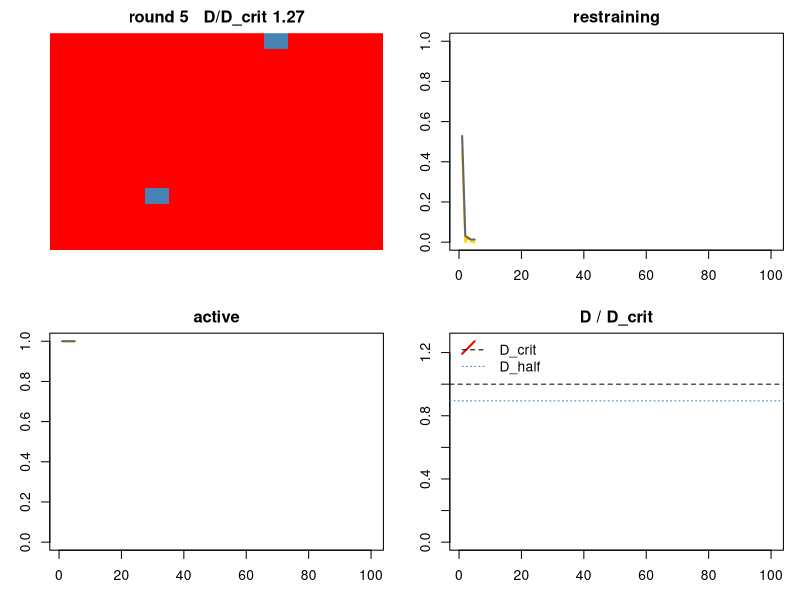
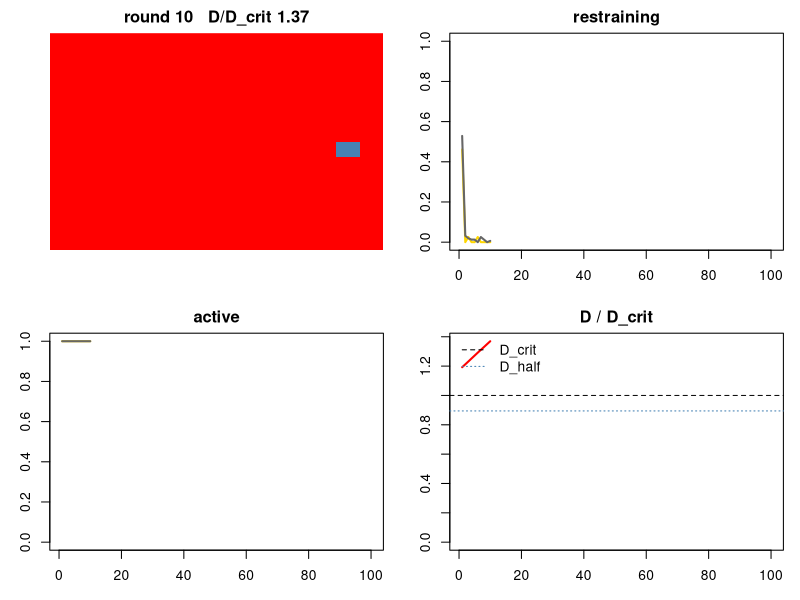
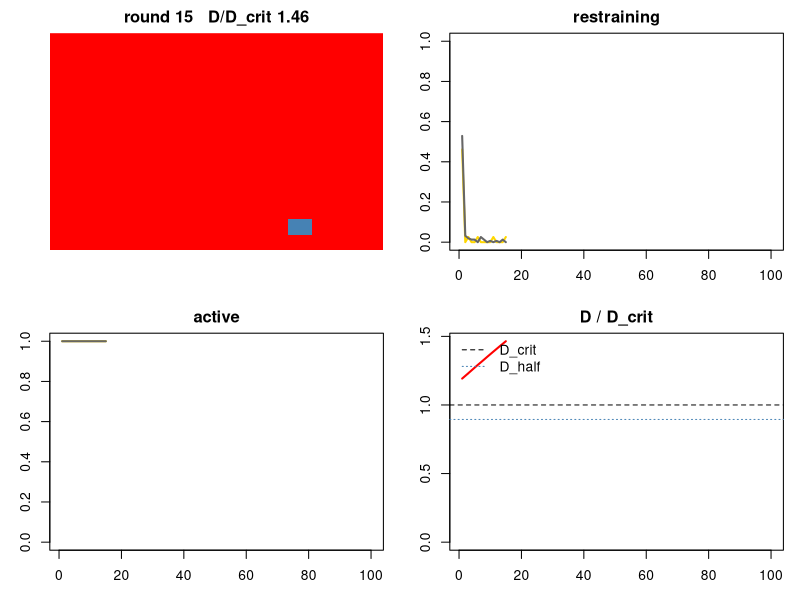
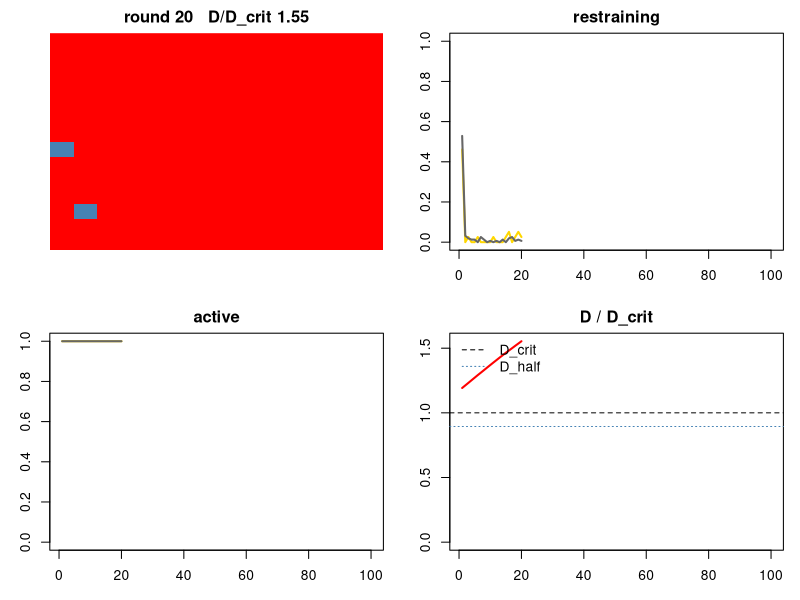
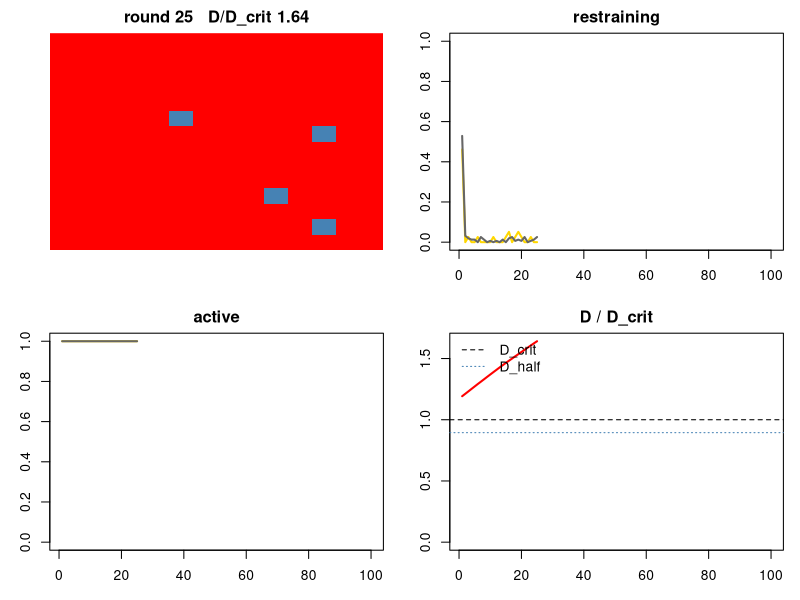
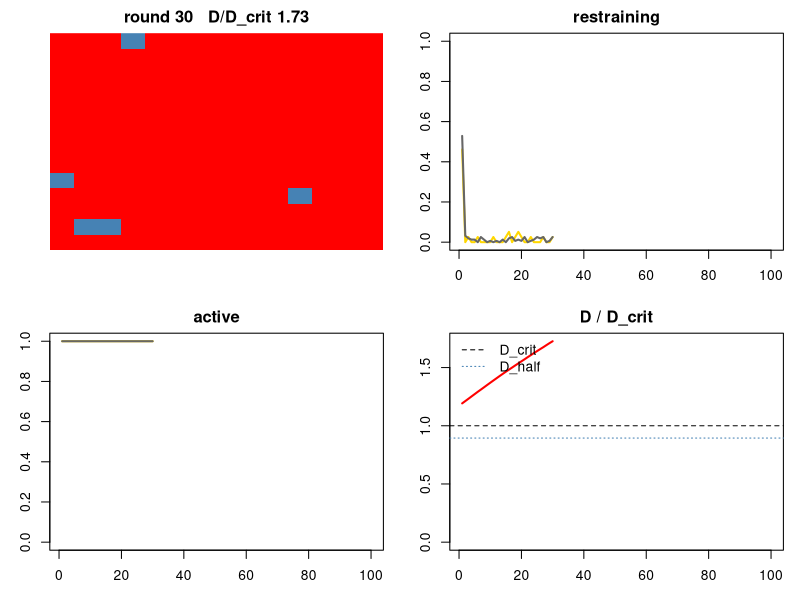
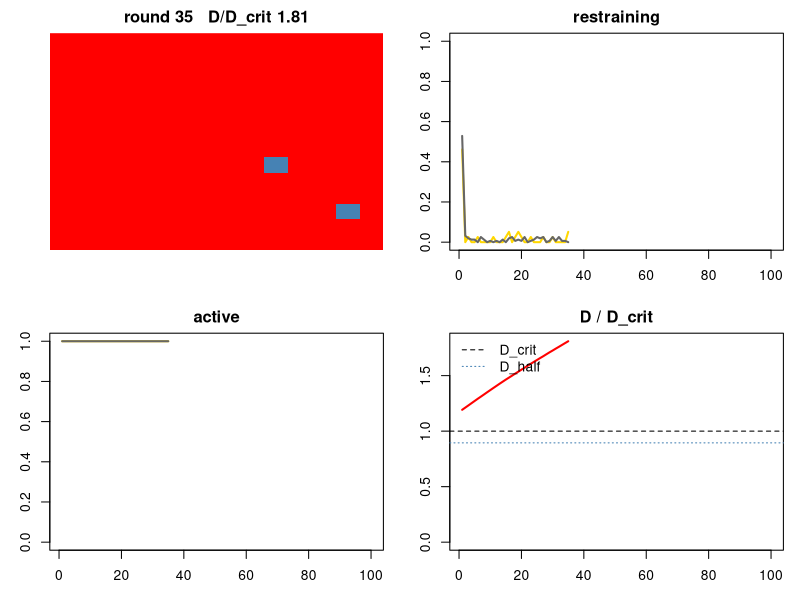
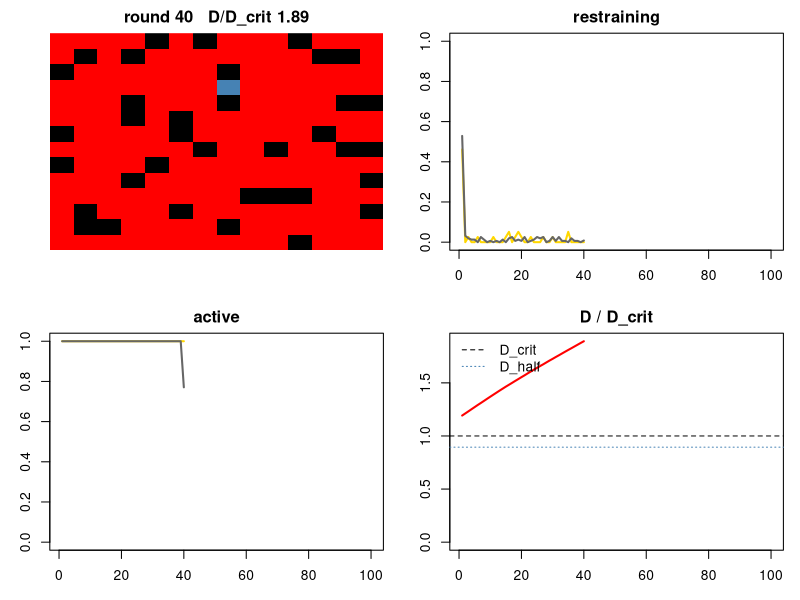

Source code (R) for these figures, in order:
#Model 05: clustering and homophily (1 Nov 2026). working model

#one agent = one country. 196 of them, one vote each. two groups: A rich, B poor, 20/80.
#agents hold wealth. no income. wealth only goes down: by restraining, by damage, by a mechanism.
#emit: free. adds alpha to D.
#restrain: costs c, same for everyone. adds nothing. everyone restraining = net zero.
#the sink pulls D down by s0*D/(1+D/Dhalf): about 2% a year today, weaker as D grows, recovers as D falls.
#D starts at today's excess, 267 units (NOAA 2025, 425.6 ppm).
#damage = dg*D^2. nothing at first, then it bites. same for everyone, so it hurts the poor more.
#at zero wealth you are out. permanently.
#each round agents copy the best paid of their four neighbours.
#two spatial dials, both off in the base model: h = how clustered the map is, w = how much you listen to the other group.
#random restraining is a one-round act. it only sticks if a neighbour copies it.
#mechanisms plug in at step 5 and change payoff and D only.
#one round = one year. T = 100 is 2026 to 2126.

#free choices, swept in the sensitivity analysis: c, dg, Dhalf, h, w. s0 and D0 are fitted to data (sink_report.md).

#make sure R is clear of old variables
rm(list=ls())

#use set.seed to fix random number generator
set.seed(100)

#set grid size and number of rounds
nd=14
T=100

#set starting wealth for each group, and the share of cells that are group A
rA=40
rB=10
pA=0.2

#space. h = clustering of the map: 0 random, 1 rich in one block. w = weight on an other-group neighbour's advantage when you compare: 1 full, 0 ignore
h=0
w=1

#cost of restraining. same for everyone. below it you cannot restrain
c=0.1

#set commons. each emitter adds alpha. sink = s0*D/(1+D/Dhalf). D0 = excess CO2 today
alpha=0.05
s0=0.045
Dhalf=200
D0=267

#set damage. each agent loses dg*D^2
dg=2e-6

#share emitting at t=0, and chance per round to restrain regardless
pinit=0.5
prand=0.01

#mechanism. none, flat_fee or wealth_levy. theta is the rate
mech="none"
theta=0

#draw while running. every n rounds
live=TRUE
every=5

#---------------------------------------------------------------
#set grids
#---------------------------------------------------------------

group=array(0,dim=c(nd,nd))     #0 = A, 1 = B
resource=array(0,dim=c(nd,nd))
strat=array(0,dim=c(nd,nd))     #inherited strategy. 1 = emit, 0 = restrain
grid=array(0,dim=c(nd,nd))      #what you actually do this round
payoff=array(0,dim=c(nd,nd))
alive=array(1,dim=c(nd,nd))
cumwb=array(0,dim=c(nd,nd))     #sum of wealth held, for well-being
pay=array(0,dim=c(nd,nd))
get=array(0,dim=c(nd,nd))

N=nd*nd
Dh=numeric(T); sinkh=numeric(T); actAh=numeric(T); actBh=numeric(T)
restAh=numeric(T); restBh=numeric(T)

#---------------------------------------------------------------
#initialize. groups fixed 20/80. rich in a block, then a share 1-h of positions shuffled. wealth from group. strategy random
#---------------------------------------------------------------

nA=round(pA*N)
tmp=c(rep(0,nA),rep(1,N-nA))
nsw=round((1-h)*N)
if(nsw>1){ idx=sample(1:N,nsw); tmp[idx]=sample(tmp[idx]) }
k=0
for(i in 1:nd){
  for(j in 1:nd){
    k=k+1
    group[i,j]=tmp[k]
    if(group[i,j]==0) resource[i,j]=rA else resource[i,j]=rB
    if(runif(1,0,1)<pinit) strat[i,j]=1.0 else strat[i,j]=0.0
  }
}

#D where yearly damage equals the cost of restraining. reporting line only
D_crit=sqrt(c/dg)
D=D0

#---------------------------------------------------------------
#plot. grid, restraining, active, D/D_crit
#---------------------------------------------------------------

if(live) try(quartz(width=10,height=7),silent=TRUE)
draw=function(t){
  par(mfrow=c(2,2),mar=c(3,3,2,1))
  g=alive*(grid+1)   #0 out, 1 restrain, 2 emit
  image(1:nd,1:nd,t(g[nd:1,]),col=c("black","steelblue","red"),zlim=c(0,2),
        main=paste("round",t,"  D/D_crit",round(D/D_crit,2)),xlab="",ylab="",axes=FALSE)
  plot(1:t,restAh[1:t],type="l",lwd=2,col="gold",xlim=c(1,T),ylim=c(0,1),main="restraining",xlab="",ylab="")
  lines(1:t,restBh[1:t],lwd=2,col="grey40")
  plot(1:t,actAh[1:t],type="l",lwd=2,col="gold",xlim=c(1,T),ylim=c(0,1),main="active",xlab="",ylab="")
  lines(1:t,actBh[1:t],lwd=2,col="grey40")
  plot(1:t,Dh[1:t]/D_crit,type="l",lwd=2,col="red",xlim=c(1,T),ylim=c(0,max(1.2,Dh[1:t]/D_crit)),
       main="D / D_crit",xlab="",ylab="")
  abline(h=1,lty=2)
  abline(h=Dhalf/D_crit,lty=3,col="steelblue")   #sink at half strength
  legend("topleft",c("D_crit","D_half"),lty=c(2,3),col=c("black","steelblue"),bty="n")
}

#---------------------------------------------------------------
#run
#---------------------------------------------------------------

for(t in 1:T){

  #step 1: act. play your strategy. a few restrain regardless, this round only. below c you emit. the dead do nothing
  for(i in 1:nd){
    for(j in 1:nd){
      if(alive[i,j]==0){ grid[i,j]=0; next }
      grid[i,j]=strat[i,j]
      if(runif(1,0,1)<prand) grid[i,j]=0
      if(resource[i,j]<c) grid[i,j]=1
    }
  }

  #step 2: commons. count emitters. sink pulls D down
  nem=0
  for(i in 1:nd){
    for(j in 1:nd){
      if(alive[i,j]==1 && grid[i,j]==1) nem=nem+1
    }
  }
  sink=s0*D/(1+D/Dhalf)
  D=D+alpha*nem-sink
  if(D<0) D=0

  #step 3: pay. restrainers pay c. everyone loses dg*D^2
  for(i in 1:nd){
    for(j in 1:nd){
      if(alive[i,j]==0){ payoff[i,j]=0; next }
      if(grid[i,j]==1) payoff[i,j]=-dg*D*D else payoff[i,j]=-c-dg*D*D
    }
  }

  #step 4: mechanism. who pays, then pot split across B
  pay[,]=0; get[,]=0
  if(theta>0 && mech!="none"){
    for(i in 1:nd){
      for(j in 1:nd){
        if(alive[i,j]==0) next
        if(mech=="flat_fee" && grid[i,j]==1) pay[i,j]=theta
        if(mech=="wealth_levy" && group[i,j]==0) pay[i,j]=theta*resource[i,j]
      }
    }
    nB=sum(alive==1 & group==1)
    if(nB>0) get[alive==1 & group==1]=sum(pay)/nB
    payoff=payoff-pay+get
  }

  #step 5: settle. wealth moves. at zero you are out
  for(i in 1:nd){
    for(j in 1:nd){
      if(alive[i,j]==1) resource[i,j]=resource[i,j]+payoff[i,j]
      if(resource[i,j]<=0){ alive[i,j]=0; resource[i,j]=0; grid[i,j]=0 }
    }
  }
  cumwb=cumwb+resource

  #step 6: imitate. copy what the best paid of self and four neighbours DID. all at once
  #your own fallback is your inherited strategy, so a random act does not stick on its own
  newstrat=strat
  for(i in 1:nd){
    for(j in 1:nd){
      if(alive[i,j]==0) next

      # boundary conditions are periodic and wrap round
      if(i-1==0) am=nd else am=i-1
      if(i+1>nd) ap=1 else ap=i+1
      if(j-1==0) bm=nd else bm=j-1
      if(j+1>nd) bp=1 else bp=j+1

      # an other-group neighbour's advantage over you counts at weight w
      best=payoff[i,j]; bests=strat[i,j]
      for(nb in list(c(ap,j),c(am,j),c(i,bp),c(i,bm))){
        x=nb[1]; y=nb[2]
        if(alive[x,y]==0) next
        if(group[x,y]==group[i,j]) eff=payoff[x,y] else eff=payoff[i,j]+w*(payoff[x,y]-payoff[i,j])
        if(eff>best){ best=eff; bests=grid[x,y] }
      }
      newstrat[i,j]=bests
    }
  }
  strat=newstrat

  #step 7: record
  Dh[t]=D; sinkh[t]=sink/D
  actAh[t]=mean(alive[group==0]); actBh[t]=mean(alive[group==1])
  lA=(alive==1 & group==0); lB=(alive==1 & group==1)
  restAh[t]=if(sum(lA)>0) 1-mean(grid[lA]) else NA
  restBh[t]=if(sum(lB)>0) 1-mean(grid[lB]) else NA

  if(live && (t%%every==0 || t==T)){ draw(t); Sys.sleep(0.02) }
}

#---------------------------------------------------------------
#outcomes
#---------------------------------------------------------------

grid
alive

#share still active, per group
actAh[T]
actBh[T]

#restraining, per group
restAh[T]
restBh[T]

#commons at end, relative to critical
D/D_crit

#sink rate per unit of D: start, lowest, end. s0 is the unsaturated rate
sinkh[1]; min(sinkh); sinkh[T]

#first round where a group is fully out. NA if never
if(any(actAh==0)) min(which(actAh==0)) else NA
if(any(actBh==0)) min(which(actBh==0)) else NA

#well-being = average wealth held per round. three criteria
wb=cumwb/T
mean(wb)                                  #utilitarian
mean(wb[group==1])                        #maximin. B mean
mean(wb[group==0])-mean(wb[group==1])     #egalitarian. gap

if(!live) draw(T)
